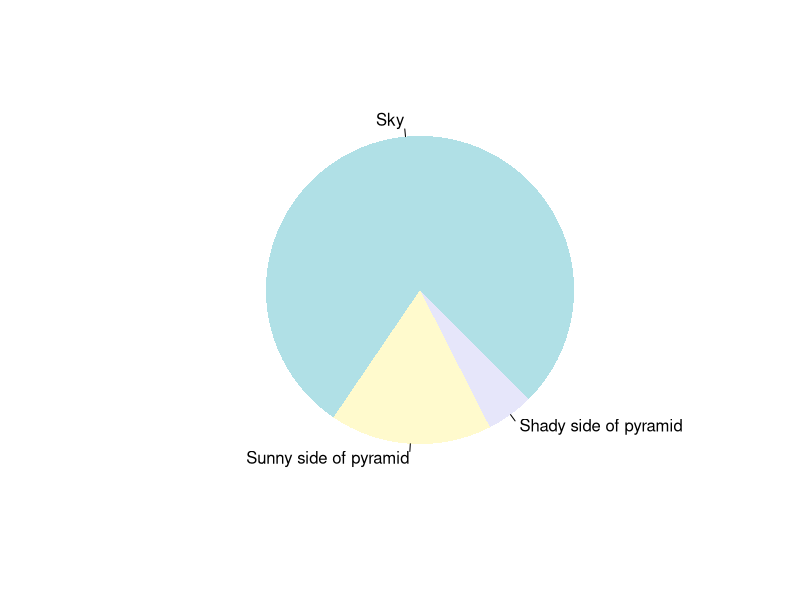

Write the R code that produced this figure.
## ---- chunk 1
paste("This", "new", "template", "looks", "good")
## ---- chunk 2
pie(
  c(Sky = 78, "Sunny side of pyramid" = 17, "Shady side of pyramid" = 5), 
  init.angle = 315, 
  col = c("powderblue", "lemonchiffon", "lavender"), 
  border = FALSE
)
## ---- chunk 3

